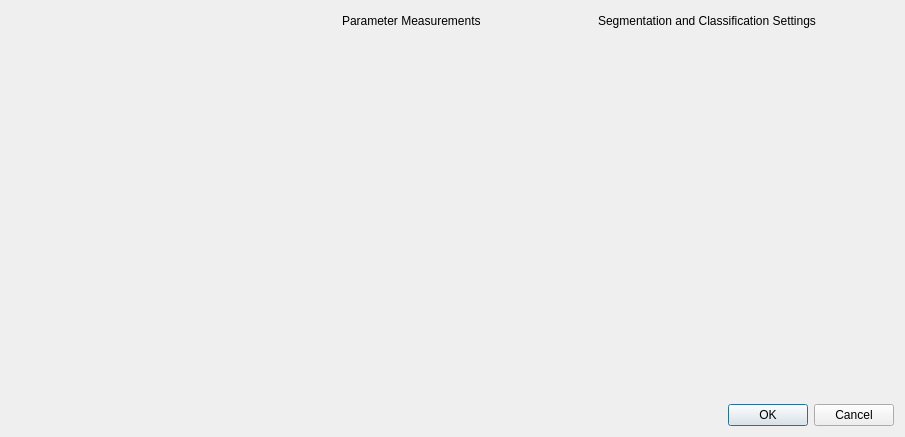
<?xml version="1.0" encoding="UTF-8"?>
<ui version="4.0">
 <class>Dialog</class>
 <widget class="QDialog" name="Dialog">
  <property name="windowModality">
   <enum>Qt::WindowModal</enum>
  </property>
  <property name="geometry">
   <rect>
    <x>0</x>
    <y>0</y>
    <width>905</width>
    <height>437</height>
   </rect>
  </property>
  <property name="sizePolicy">
   <sizepolicy hsizetype="Expanding" vsizetype="Expanding">
    <horstretch>0</horstretch>
    <verstretch>0</verstretch>
   </sizepolicy>
  </property>
  <property name="minimumSize">
   <size>
    <width>0</width>
    <height>0</height>
   </size>
  </property>
  <property name="maximumSize">
   <size>
    <width>1100</width>
    <height>664</height>
   </size>
  </property>
  <property name="windowTitle">
   <string>Detection Settings</string>
  </property>
  <property name="styleSheet">
   <string notr="true"/>
  </property>
  <property name="modal">
   <bool>false</bool>
  </property>
  <layout class="QGridLayout" name="gridLayout">
   <item row="0" column="0" rowspan="2">
    <widget class="QSignalDetectorWidget" name="widget" native="true">
     <property name="enabled">
      <bool>false</bool>
     </property>
     <property name="sizePolicy">
      <sizepolicy hsizetype="Expanding" vsizetype="Expanding">
       <horstretch>0</horstretch>
       <verstretch>0</verstretch>
      </sizepolicy>
     </property>
     <property name="minimumSize">
      <size>
       <width>300</width>
       <height>200</height>
      </size>
     </property>
     <property name="toolTip">
      <string>&lt;html&gt;&lt;head/&gt;&lt;body&gt;&lt;p&gt;Signal to learn about algorithm parameters&lt;/p&gt;&lt;/body&gt;&lt;/html&gt;</string>
     </property>
     <layout class="QFormLayout" name="formLayout_5">
      <property name="fieldGrowthPolicy">
       <enum>QFormLayout::AllNonFixedFieldsGrow</enum>
      </property>
     </layout>
    </widget>
   </item>
   <item row="1" column="4">
    <widget class="QDialogButtonBox" name="buttonBox">
     <property name="sizePolicy">
      <sizepolicy hsizetype="Expanding" vsizetype="Fixed">
       <horstretch>0</horstretch>
       <verstretch>0</verstretch>
      </sizepolicy>
     </property>
     <property name="maximumSize">
      <size>
       <width>250</width>
       <height>16777215</height>
      </size>
     </property>
     <property name="styleSheet">
      <string notr="true"/>
     </property>
     <property name="orientation">
      <enum>Qt::Horizontal</enum>
     </property>
     <property name="standardButtons">
      <set>QDialogButtonBox::Cancel|QDialogButtonBox::Ok</set>
     </property>
     <property name="centerButtons">
      <bool>false</bool>
     </property>
    </widget>
   </item>
   <item row="0" column="3" colspan="2">
    <widget class="QDockWidget" name="dock_segm_classif">
     <property name="sizePolicy">
      <sizepolicy hsizetype="Maximum" vsizetype="Expanding">
       <horstretch>0</horstretch>
       <verstretch>0</verstretch>
      </sizepolicy>
     </property>
     <property name="minimumSize">
      <size>
       <width>300</width>
       <height>84</height>
      </size>
     </property>
     <property name="maximumSize">
      <size>
       <width>524287</width>
       <height>524287</height>
      </size>
     </property>
     <property name="styleSheet">
      <string notr="true"/>
     </property>
     <property name="floating">
      <bool>false</bool>
     </property>
     <property name="features">
      <set>QDockWidget::DockWidgetMovable</set>
     </property>
     <property name="windowTitle">
      <string>Segmentation and Classification Settings</string>
     </property>
     <widget class="QWidget" name="segmentation_classification_settings"/>
    </widget>
   </item>
   <item row="0" column="1">
    <widget class="QDockWidget" name="dock_parameter_measurement">
     <property name="sizePolicy">
      <sizepolicy hsizetype="Maximum" vsizetype="Expanding">
       <horstretch>0</horstretch>
       <verstretch>0</verstretch>
      </sizepolicy>
     </property>
     <property name="minimumSize">
      <size>
       <width>250</width>
       <height>84</height>
      </size>
     </property>
     <property name="maximumSize">
      <size>
       <width>524287</width>
       <height>524287</height>
      </size>
     </property>
     <property name="styleSheet">
      <string notr="true"/>
     </property>
     <property name="floating">
      <bool>false</bool>
     </property>
     <property name="features">
      <set>QDockWidget::DockWidgetMovable</set>
     </property>
     <property name="windowTitle">
      <string>Parameter Measurements</string>
     </property>
     <widget class="QWidget" name="parameter_measurement_settings"/>
    </widget>
   </item>
  </layout>
 </widget>
 <customwidgets>
  <customwidget>
   <class>QSignalDetectorWidget</class>
   <extends>QWidget</extends>
   <header>graphic_interface.widgets.QSignalDetectorWidget.h</header>
   <container>1</container>
  </customwidget>
 </customwidgets>
 <resources>
  <include location="resources/icons.qrc"/>
 </resources>
 <connections>
  <connection>
   <sender>buttonBox</sender>
   <signal>accepted()</signal>
   <receiver>Dialog</receiver>
   <slot>accept()</slot>
   <hints>
    <hint type="sourcelabel">
     <x>549</x>
     <y>637</y>
    </hint>
    <hint type="destinationlabel">
     <x>549</x>
     <y>329</y>
    </hint>
   </hints>
  </connection>
  <connection>
   <sender>buttonBox</sender>
   <signal>rejected()</signal>
   <receiver>Dialog</receiver>
   <slot>reject()</slot>
   <hints>
    <hint type="sourcelabel">
     <x>549</x>
     <y>637</y>
    </hint>
    <hint type="destinationlabel">
     <x>549</x>
     <y>329</y>
    </hint>
   </hints>
  </connection>
 </connections>
</ui>
